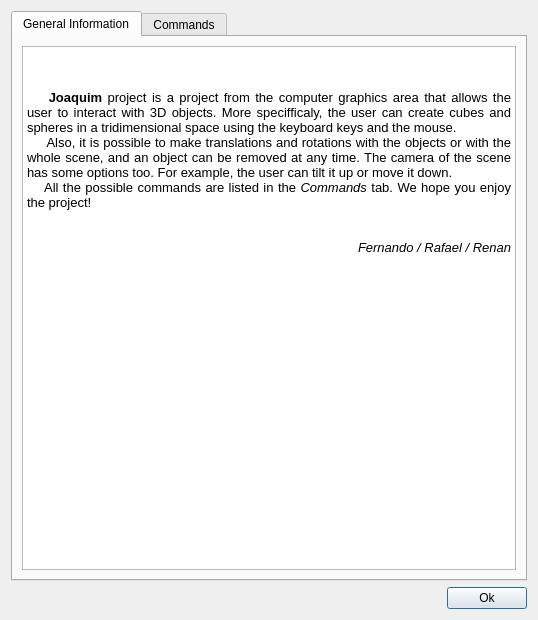
<?xml version="1.0" encoding="UTF-8"?>
<ui version="4.0">
 <class>Dialog</class>
 <widget class="QDialog" name="Dialog">
  <property name="geometry">
   <rect>
    <x>0</x>
    <y>0</y>
    <width>538</width>
    <height>620</height>
   </rect>
  </property>
  <property name="minimumSize">
   <size>
    <width>500</width>
    <height>500</height>
   </size>
  </property>
  <property name="windowTitle">
   <string>Help</string>
  </property>
  <property name="windowIcon">
   <iconset resource="images.qrc">
    <normaloff>:/Help.ico</normaloff>:/Help.ico</iconset>
  </property>
  <layout class="QVBoxLayout" name="verticalLayout_2">
   <item>
    <layout class="QVBoxLayout" name="verticalLayout">
     <item>
      <widget class="QTabWidget" name="tabWidget">
       <property name="currentIndex">
        <number>0</number>
       </property>
       <widget class="QWidget" name="tab">
        <attribute name="title">
         <string>General Information</string>
        </attribute>
        <layout class="QHBoxLayout" name="horizontalLayout_2">
         <item>
          <widget class="QTextEdit" name="textEdit_2">
           <property name="readOnly">
            <bool>true</bool>
           </property>
           <property name="html">
            <string>&lt;!DOCTYPE HTML PUBLIC &quot;-//W3C//DTD HTML 4.0//EN&quot; &quot;http://www.w3.org/TR/REC-html40/strict.dtd&quot;&gt;
&lt;html&gt;&lt;head&gt;&lt;meta name=&quot;qrichtext&quot; content=&quot;1&quot; /&gt;&lt;style type=&quot;text/css&quot;&gt;
p, li { white-space: pre-wrap; }
&lt;/style&gt;&lt;/head&gt;&lt;body style=&quot; font-family:'MS Shell Dlg 2'; font-size:8.25pt; font-weight:400; font-style:normal;&quot;&gt;
&lt;p align=&quot;center&quot; style=&quot; margin-top:0px; margin-bottom:0px; margin-left:0px; margin-right:0px; -qt-block-indent:0; text-indent:0px;&quot;&gt;&lt;img src=&quot;:/Cat.png&quot; /&gt;&lt;/p&gt;
&lt;p align=&quot;center&quot; style=&quot;-qt-paragraph-type:empty; margin-top:0px; margin-bottom:0px; margin-left:0px; margin-right:0px; -qt-block-indent:0; text-indent:0px; font-size:8pt;&quot;&gt;&lt;/p&gt;
&lt;p align=&quot;center&quot; style=&quot;-qt-paragraph-type:empty; margin-top:0px; margin-bottom:0px; margin-left:0px; margin-right:0px; -qt-block-indent:0; text-indent:0px; font-size:8pt;&quot;&gt;&lt;/p&gt;
&lt;p align=&quot;justify&quot; style=&quot; margin-top:0px; margin-bottom:0px; margin-left:0px; margin-right:0px; -qt-block-indent:0; text-indent:0px;&quot;&gt;&lt;span style=&quot; font-size:10pt; font-weight:600;&quot;&gt;    Joaquim&lt;/span&gt;&lt;span style=&quot; font-size:10pt;&quot;&gt; project is a project from the computer graphics area that allows the user to interact with 3D objects. More specifficaly, the user can create cubes and spheres in a tridimensional space using the keyboard keys and the mouse.&lt;/span&gt;&lt;/p&gt;
&lt;p align=&quot;justify&quot; style=&quot; margin-top:0px; margin-bottom:0px; margin-left:0px; margin-right:0px; -qt-block-indent:0; text-indent:0px;&quot;&gt;&lt;span style=&quot; font-size:10pt;&quot;&gt;     Also, it is possible to make translations and rotations with the objects or with the whole scene, and an object can be removed at any time. The camera of the scene has some options too. For example, the user can tilt it up or move it down.&lt;/span&gt;&lt;/p&gt;
&lt;p align=&quot;justify&quot; style=&quot; margin-top:0px; margin-bottom:0px; margin-left:0px; margin-right:0px; -qt-block-indent:0; text-indent:0px;&quot;&gt;&lt;span style=&quot; font-size:10pt;&quot;&gt;    All the possible commands are listed in the &lt;/span&gt;&lt;span style=&quot; font-size:10pt; font-style:italic;&quot;&gt;Commands &lt;/span&gt;&lt;span style=&quot; font-size:10pt;&quot;&gt;tab. We hope you enjoy the project!&lt;/span&gt;&lt;/p&gt;
&lt;p align=&quot;center&quot; style=&quot;-qt-paragraph-type:empty; margin-top:0px; margin-bottom:0px; margin-left:0px; margin-right:0px; -qt-block-indent:0; text-indent:0px; font-size:10pt;&quot;&gt;&lt;/p&gt;
&lt;p align=&quot;center&quot; style=&quot;-qt-paragraph-type:empty; margin-top:0px; margin-bottom:0px; margin-left:0px; margin-right:0px; -qt-block-indent:0; text-indent:0px; font-size:10pt;&quot;&gt;&lt;/p&gt;
&lt;p align=&quot;right&quot; style=&quot; margin-top:0px; margin-bottom:0px; margin-left:0px; margin-right:0px; -qt-block-indent:0; text-indent:0px;&quot;&gt;&lt;span style=&quot; font-size:10pt; font-style:italic;&quot;&gt;Fernando / Rafael / Renan&lt;/span&gt;&lt;/p&gt;&lt;/body&gt;&lt;/html&gt;</string>
           </property>
           <property name="textInteractionFlags">
            <set>Qt::NoTextInteraction</set>
           </property>
          </widget>
         </item>
        </layout>
       </widget>
       <widget class="QWidget" name="tab_2">
        <attribute name="title">
         <string>Commands</string>
        </attribute>
        <layout class="QVBoxLayout" name="verticalLayout_3">
         <item>
          <widget class="QTextEdit" name="textEdit">
           <property name="readOnly">
            <bool>true</bool>
           </property>
           <property name="html">
            <string>&lt;!DOCTYPE HTML PUBLIC &quot;-//W3C//DTD HTML 4.0//EN&quot; &quot;http://www.w3.org/TR/REC-html40/strict.dtd&quot;&gt;
&lt;html&gt;&lt;head&gt;&lt;meta name=&quot;qrichtext&quot; content=&quot;1&quot; /&gt;&lt;style type=&quot;text/css&quot;&gt;
p, li { white-space: pre-wrap; }
&lt;/style&gt;&lt;/head&gt;&lt;body style=&quot; font-family:'MS Shell Dlg 2'; font-size:8.25pt; font-weight:400; font-style:normal;&quot;&gt;
&lt;p align=&quot;center&quot; style=&quot; margin-top:0px; margin-bottom:0px; margin-left:0px; margin-right:0px; -qt-block-indent:0; text-indent:0px;&quot;&gt;&lt;span style=&quot; font-size:11pt; text-decoration: underline;&quot;&gt;Keyboard Commands&lt;/span&gt;&lt;/p&gt;
&lt;p align=&quot;justify&quot; style=&quot;-qt-paragraph-type:empty; margin-top:0px; margin-bottom:0px; margin-left:0px; margin-right:0px; -qt-block-indent:0; text-indent:0px; font-size:10pt; font-weight:600;&quot;&gt;&lt;/p&gt;
&lt;p align=&quot;justify&quot; style=&quot; margin-top:0px; margin-bottom:0px; margin-left:0px; margin-right:0px; -qt-block-indent:0; text-indent:0px;&quot;&gt;&lt;span style=&quot; font-size:10pt; font-weight:600;&quot;&gt;C&lt;/span&gt;&lt;/p&gt;
&lt;p align=&quot;justify&quot; style=&quot; margin-top:0px; margin-bottom:0px; margin-left:0px; margin-right:0px; -qt-block-indent:0; text-indent:0px;&quot;&gt;&lt;span style=&quot; font-size:10pt;&quot;&gt;   Creates a new cube.&lt;/span&gt;&lt;/p&gt;
&lt;p align=&quot;justify&quot; style=&quot; margin-top:0px; margin-bottom:0px; margin-left:0px; margin-right:0px; -qt-block-indent:0; text-indent:0px;&quot;&gt;&lt;span style=&quot; font-size:10pt; font-weight:600;&quot;&gt;E&lt;/span&gt;&lt;/p&gt;
&lt;p align=&quot;justify&quot; style=&quot; margin-top:0px; margin-bottom:0px; margin-left:0px; margin-right:0px; -qt-block-indent:0; text-indent:0px;&quot;&gt;&lt;span style=&quot; font-size:10pt;&quot;&gt;   Creates a new sphere.&lt;/span&gt;&lt;/p&gt;
&lt;p align=&quot;justify&quot; style=&quot;-qt-paragraph-type:empty; margin-top:0px; margin-bottom:0px; margin-left:0px; margin-right:0px; -qt-block-indent:0; text-indent:0px; font-size:10pt;&quot;&gt;&lt;/p&gt;
&lt;p align=&quot;justify&quot; style=&quot; margin-top:0px; margin-bottom:0px; margin-left:0px; margin-right:0px; -qt-block-indent:0; text-indent:0px;&quot;&gt;&lt;span style=&quot; font-size:10pt; font-weight:600;&quot;&gt;T	&lt;/span&gt;&lt;/p&gt;
&lt;p align=&quot;justify&quot; style=&quot; margin-top:0px; margin-bottom:0px; margin-left:0px; margin-right:0px; -qt-block-indent:0; text-indent:0px;&quot;&gt;&lt;span style=&quot; font-size:10pt;&quot;&gt;   Selects all objects.&lt;/span&gt;&lt;/p&gt;
&lt;p align=&quot;justify&quot; style=&quot; margin-top:0px; margin-bottom:0px; margin-left:0px; margin-right:0px; -qt-block-indent:0; text-indent:0px;&quot;&gt;&lt;span style=&quot; font-size:10pt;&quot;&gt;   There is also a button (Select All) in the main interface for the same purpose.&lt;/span&gt;&lt;/p&gt;
&lt;p align=&quot;justify&quot; style=&quot; margin-top:0px; margin-bottom:0px; margin-left:0px; margin-right:0px; -qt-block-indent:0; text-indent:0px;&quot;&gt;&lt;span style=&quot; font-size:10pt; font-weight:600;&quot;&gt;X	&lt;/span&gt;&lt;/p&gt;
&lt;p align=&quot;justify&quot; style=&quot; margin-top:0px; margin-bottom:0px; margin-left:0px; margin-right:0px; -qt-block-indent:0; text-indent:0px;&quot;&gt;&lt;span style=&quot; font-size:10pt;&quot;&gt;   Removes all selected objects.&lt;/span&gt;&lt;/p&gt;
&lt;p align=&quot;justify&quot; style=&quot;-qt-paragraph-type:empty; margin-top:0px; margin-bottom:0px; margin-left:0px; margin-right:0px; -qt-block-indent:0; text-indent:0px; font-size:10pt;&quot;&gt;&lt;/p&gt;
&lt;p align=&quot;justify&quot; style=&quot; margin-top:0px; margin-bottom:0px; margin-left:0px; margin-right:0px; -qt-block-indent:0; text-indent:0px;&quot;&gt;&lt;span style=&quot; font-size:10pt; font-weight:600;&quot;&gt;A	&lt;/span&gt;&lt;/p&gt;
&lt;p align=&quot;justify&quot; style=&quot; margin-top:0px; margin-bottom:0px; margin-left:0px; margin-right:0px; -qt-block-indent:0; text-indent:0px;&quot;&gt;&lt;span style=&quot; font-size:10pt;&quot;&gt;   Moves the camera left.&lt;/span&gt;&lt;/p&gt;
&lt;p align=&quot;justify&quot; style=&quot; margin-top:0px; margin-bottom:0px; margin-left:0px; margin-right:0px; -qt-block-indent:0; text-indent:0px;&quot;&gt;&lt;span style=&quot; font-size:10pt; font-weight:600;&quot;&gt;D&lt;/span&gt;&lt;span style=&quot; font-size:10pt;&quot;&gt;	&lt;/span&gt;&lt;/p&gt;
&lt;p align=&quot;justify&quot; style=&quot; margin-top:0px; margin-bottom:0px; margin-left:0px; margin-right:0px; -qt-block-indent:0; text-indent:0px;&quot;&gt;&lt;span style=&quot; font-size:10pt;&quot;&gt;   Moves the camera right.&lt;/span&gt;&lt;/p&gt;
&lt;p align=&quot;justify&quot; style=&quot; margin-top:0px; margin-bottom:0px; margin-left:0px; margin-right:0px; -qt-block-indent:0; text-indent:0px;&quot;&gt;&lt;span style=&quot; font-size:10pt; font-weight:600;&quot;&gt;W	&lt;/span&gt;&lt;/p&gt;
&lt;p align=&quot;justify&quot; style=&quot; margin-top:0px; margin-bottom:0px; margin-left:0px; margin-right:0px; -qt-block-indent:0; text-indent:0px;&quot;&gt;&lt;span style=&quot; font-size:10pt;&quot;&gt;   Moves the camera up.&lt;/span&gt;&lt;/p&gt;
&lt;p align=&quot;justify&quot; style=&quot; margin-top:0px; margin-bottom:0px; margin-left:0px; margin-right:0px; -qt-block-indent:0; text-indent:0px;&quot;&gt;&lt;span style=&quot; font-size:10pt; font-weight:600;&quot;&gt;S&lt;/span&gt;&lt;span style=&quot; font-size:10pt;&quot;&gt;	&lt;/span&gt;&lt;/p&gt;
&lt;p align=&quot;justify&quot; style=&quot; margin-top:0px; margin-bottom:0px; margin-left:0px; margin-right:0px; -qt-block-indent:0; text-indent:0px;&quot;&gt;&lt;span style=&quot; font-size:10pt;&quot;&gt;   Moves the camera down.&lt;/span&gt;&lt;/p&gt;
&lt;p align=&quot;justify&quot; style=&quot; margin-top:0px; margin-bottom:0px; margin-left:0px; margin-right:0px; -qt-block-indent:0; text-indent:0px;&quot;&gt;&lt;span style=&quot; font-size:10pt; font-weight:600;&quot;&gt;F	&lt;/span&gt;&lt;/p&gt;
&lt;p align=&quot;justify&quot; style=&quot; margin-top:0px; margin-bottom:0px; margin-left:0px; margin-right:0px; -qt-block-indent:0; text-indent:0px;&quot;&gt;&lt;span style=&quot; font-size:10pt;&quot;&gt;   Moves the camera forwards.&lt;/span&gt;&lt;/p&gt;
&lt;p align=&quot;justify&quot; style=&quot; margin-top:0px; margin-bottom:0px; margin-left:0px; margin-right:0px; -qt-block-indent:0; text-indent:0px;&quot;&gt;&lt;span style=&quot; font-size:10pt; font-weight:600;&quot;&gt;B&lt;/span&gt;&lt;span style=&quot; font-size:10pt;&quot;&gt;	&lt;/span&gt;&lt;/p&gt;
&lt;p align=&quot;justify&quot; style=&quot; margin-top:0px; margin-bottom:0px; margin-left:0px; margin-right:0px; -qt-block-indent:0; text-indent:0px;&quot;&gt;&lt;span style=&quot; font-size:10pt;&quot;&gt;   Moves the camera backwards.&lt;/span&gt;&lt;/p&gt;
&lt;p align=&quot;justify&quot; style=&quot; margin-top:0px; margin-bottom:0px; margin-left:0px; margin-right:0px; -qt-block-indent:0; text-indent:0px;&quot;&gt;&lt;span style=&quot; font-size:10pt; font-weight:600;&quot;&gt;Up&lt;/span&gt;&lt;/p&gt;
&lt;p align=&quot;justify&quot; style=&quot; margin-top:0px; margin-bottom:0px; margin-left:0px; margin-right:0px; -qt-block-indent:0; text-indent:0px;&quot;&gt;&lt;span style=&quot; font-size:10pt;&quot;&gt;   Rotates the camera up.&lt;/span&gt;&lt;/p&gt;
&lt;p align=&quot;justify&quot; style=&quot; margin-top:0px; margin-bottom:0px; margin-left:0px; margin-right:0px; -qt-block-indent:0; text-indent:0px;&quot;&gt;&lt;span style=&quot; font-size:10pt; font-weight:600;&quot;&gt;Down&lt;/span&gt;&lt;/p&gt;
&lt;p align=&quot;justify&quot; style=&quot; margin-top:0px; margin-bottom:0px; margin-left:0px; margin-right:0px; -qt-block-indent:0; text-indent:0px;&quot;&gt;&lt;span style=&quot; font-size:10pt;&quot;&gt;   Rotates the camera down.&lt;/span&gt;&lt;/p&gt;
&lt;p align=&quot;justify&quot; style=&quot; margin-top:0px; margin-bottom:0px; margin-left:0px; margin-right:0px; -qt-block-indent:0; text-indent:0px;&quot;&gt;&lt;span style=&quot; font-size:10pt; font-weight:600;&quot;&gt;Left&lt;/span&gt;&lt;/p&gt;
&lt;p align=&quot;justify&quot; style=&quot; margin-top:0px; margin-bottom:0px; margin-left:0px; margin-right:0px; -qt-block-indent:0; text-indent:0px;&quot;&gt;&lt;span style=&quot; font-size:10pt;&quot;&gt;   Rotates the camera to the left.&lt;/span&gt;&lt;/p&gt;
&lt;p align=&quot;justify&quot; style=&quot; margin-top:0px; margin-bottom:0px; margin-left:0px; margin-right:0px; -qt-block-indent:0; text-indent:0px;&quot;&gt;&lt;span style=&quot; font-size:10pt; font-weight:600;&quot;&gt;Right&lt;/span&gt;&lt;/p&gt;
&lt;p align=&quot;justify&quot; style=&quot; margin-top:0px; margin-bottom:0px; margin-left:0px; margin-right:0px; -qt-block-indent:0; text-indent:0px;&quot;&gt;&lt;span style=&quot; font-size:10pt;&quot;&gt;   Rotates the camera to the right.&lt;/span&gt;&lt;/p&gt;
&lt;p align=&quot;justify&quot; style=&quot;-qt-paragraph-type:empty; margin-top:0px; margin-bottom:0px; margin-left:0px; margin-right:0px; -qt-block-indent:0; text-indent:0px; font-size:10pt;&quot;&gt;&lt;/p&gt;
&lt;p align=&quot;justify&quot; style=&quot; margin-top:0px; margin-bottom:0px; margin-left:0px; margin-right:0px; -qt-block-indent:0; text-indent:0px;&quot;&gt;&lt;span style=&quot; font-size:10pt; font-weight:600;&quot;&gt;R&lt;/span&gt;&lt;/p&gt;
&lt;p align=&quot;justify&quot; style=&quot; margin-top:0px; margin-bottom:0px; margin-left:0px; margin-right:0px; -qt-block-indent:0; text-indent:0px;&quot;&gt;&lt;span style=&quot; font-size:10pt;&quot;&gt;   Resets the camera position and rotation.&lt;/span&gt;&lt;/p&gt;
&lt;p align=&quot;justify&quot; style=&quot; margin-top:0px; margin-bottom:0px; margin-left:0px; margin-right:0px; -qt-block-indent:0; text-indent:0px;&quot;&gt;&lt;span style=&quot; font-size:10pt;&quot;&gt;   There is also a button (Reset View) in the main interface for the same purpose.&lt;/span&gt;&lt;/p&gt;
&lt;p align=&quot;justify&quot; style=&quot; margin-top:0px; margin-bottom:0px; margin-left:0px; margin-right:0px; -qt-block-indent:0; text-indent:0px;&quot;&gt;&lt;span style=&quot; font-size:10pt; font-weight:600;&quot;&gt;Home&lt;/span&gt;&lt;/p&gt;
&lt;p align=&quot;justify&quot; style=&quot; margin-top:0px; margin-bottom:0px; margin-left:0px; margin-right:0px; -qt-block-indent:0; text-indent:0px;&quot;&gt;&lt;span style=&quot; font-size:10pt;&quot;&gt;   Sets the camera position so that all objects are visible. Does not change the rotation. There is also a button (View All) in the main interface for the same purpose.&lt;/span&gt;&lt;/p&gt;
&lt;p align=&quot;justify&quot; style=&quot;-qt-paragraph-type:empty; margin-top:0px; margin-bottom:0px; margin-left:0px; margin-right:0px; -qt-block-indent:0; text-indent:0px; font-size:10pt;&quot;&gt;&lt;/p&gt;
&lt;p align=&quot;center&quot; style=&quot; margin-top:0px; margin-bottom:0px; margin-left:0px; margin-right:0px; -qt-block-indent:0; text-indent:0px;&quot;&gt;&lt;span style=&quot; font-size:11pt; text-decoration: underline;&quot;&gt;Mouse Commands&lt;/span&gt;&lt;/p&gt;
&lt;p align=&quot;justify&quot; style=&quot;-qt-paragraph-type:empty; margin-top:0px; margin-bottom:0px; margin-left:0px; margin-right:0px; -qt-block-indent:0; text-indent:0px; font-size:10pt;&quot;&gt;&lt;/p&gt;
&lt;p align=&quot;justify&quot; style=&quot; margin-top:0px; margin-bottom:0px; margin-left:0px; margin-right:0px; -qt-block-indent:0; text-indent:0px;&quot;&gt;&lt;span style=&quot; font-size:10pt; text-decoration: underline;&quot;&gt;Selection:&lt;/span&gt;&lt;/p&gt;
&lt;p align=&quot;justify&quot; style=&quot; margin-top:0px; margin-bottom:0px; margin-left:0px; margin-right:0px; -qt-block-indent:0; text-indent:0px;&quot;&gt;&lt;span style=&quot; font-size:10pt;&quot;&gt;   An object can be selected with the mouse's left button.&lt;/span&gt;&lt;/p&gt;
&lt;p align=&quot;justify&quot; style=&quot; margin-top:0px; margin-bottom:0px; margin-left:0px; margin-right:0px; -qt-block-indent:0; text-indent:0px;&quot;&gt;&lt;span style=&quot; font-size:10pt;&quot;&gt;   A selection in the scene deselects all previously selected objects.&lt;/span&gt;&lt;/p&gt;
&lt;p align=&quot;justify&quot; style=&quot;-qt-paragraph-type:empty; margin-top:0px; margin-bottom:0px; margin-left:0px; margin-right:0px; -qt-block-indent:0; text-indent:0px; font-size:10pt;&quot;&gt;&lt;/p&gt;
&lt;p align=&quot;justify&quot; style=&quot; margin-top:0px; margin-bottom:0px; margin-left:0px; margin-right:0px; -qt-block-indent:0; text-indent:0px;&quot;&gt;&lt;span style=&quot; font-size:10pt; text-decoration: underline;&quot;&gt;Groups:&lt;/span&gt;&lt;/p&gt;
&lt;p align=&quot;justify&quot; style=&quot; margin-top:0px; margin-bottom:0px; margin-left:0px; margin-right:0px; -qt-block-indent:0; text-indent:0px;&quot;&gt;&lt;span style=&quot; font-size:10pt;&quot;&gt;   It is possible to select more than one object using the &lt;/span&gt;&lt;span style=&quot; font-size:10pt; font-weight:600;&quot;&gt;Ctrl&lt;/span&gt;&lt;span style=&quot; font-size:10pt; font-style:italic;&quot;&gt; &lt;/span&gt;&lt;span style=&quot; font-size:10pt;&quot;&gt;button.&lt;/span&gt;&lt;/p&gt;
&lt;p align=&quot;justify&quot; style=&quot;-qt-paragraph-type:empty; margin-top:0px; margin-bottom:0px; margin-left:0px; margin-right:0px; -qt-block-indent:0; text-indent:0px; font-size:10pt;&quot;&gt;&lt;/p&gt;
&lt;p align=&quot;justify&quot; style=&quot; margin-top:0px; margin-bottom:0px; margin-left:0px; margin-right:0px; -qt-block-indent:0; text-indent:0px;&quot;&gt;&lt;span style=&quot; font-size:10pt; text-decoration: underline;&quot;&gt;Translation:&lt;/span&gt;&lt;/p&gt;
&lt;p align=&quot;justify&quot; style=&quot; margin-top:0px; margin-bottom:0px; margin-left:0px; margin-right:0px; -qt-block-indent:0; text-indent:0px;&quot;&gt;&lt;span style=&quot; font-size:10pt;&quot;&gt;   An object or group can be translated by dragging it with the mouse's left button. The scene will be translated if no objects are selected.&lt;/span&gt;&lt;/p&gt;
&lt;p align=&quot;justify&quot; style=&quot;-qt-paragraph-type:empty; margin-top:0px; margin-bottom:0px; margin-left:0px; margin-right:0px; -qt-block-indent:0; text-indent:0px; font-size:10pt;&quot;&gt;&lt;/p&gt;
&lt;p align=&quot;justify&quot; style=&quot; margin-top:0px; margin-bottom:0px; margin-left:0px; margin-right:0px; -qt-block-indent:0; text-indent:0px;&quot;&gt;&lt;span style=&quot; font-size:10pt; text-decoration: underline;&quot;&gt;Rotation:&lt;/span&gt;&lt;/p&gt;
&lt;p align=&quot;justify&quot; style=&quot; margin-top:0px; margin-bottom:0px; margin-left:0px; margin-right:0px; -qt-block-indent:0; text-indent:0px;&quot;&gt;&lt;span style=&quot; font-size:10pt;&quot;&gt;   An object can be rotated dragging it with the mouse's right button. If more than one object is selected, all selected objects are rotated together (according to the group's center).&lt;/span&gt;&lt;/p&gt;
&lt;p align=&quot;justify&quot; style=&quot;-qt-paragraph-type:empty; margin-top:0px; margin-bottom:0px; margin-left:0px; margin-right:0px; -qt-block-indent:0; text-indent:0px; font-size:10pt;&quot;&gt;&lt;/p&gt;
&lt;p align=&quot;justify&quot; style=&quot; margin-top:0px; margin-bottom:0px; margin-left:0px; margin-right:0px; -qt-block-indent:0; text-indent:0px;&quot;&gt;&lt;span style=&quot; font-size:10pt; text-decoration: underline;&quot;&gt;Zoom:&lt;/span&gt;&lt;/p&gt;
&lt;p align=&quot;justify&quot; style=&quot; margin-top:0px; margin-bottom:0px; margin-left:0px; margin-right:0px; -qt-block-indent:0; text-indent:0px;&quot;&gt;&lt;span style=&quot; font-size:10pt;&quot;&gt;   The zoom event is done through the mouse's middle button.&lt;/span&gt;&lt;/p&gt;
&lt;p align=&quot;justify&quot; style=&quot; margin-top:0px; margin-bottom:0px; margin-left:0px; margin-right:0px; -qt-block-indent:0; text-indent:0px;&quot;&gt;&lt;span style=&quot; font-size:10pt;&quot;&gt;   To zoom in, drag the scene up with the middle button.&lt;/span&gt;&lt;/p&gt;
&lt;p align=&quot;justify&quot; style=&quot; margin-top:0px; margin-bottom:0px; margin-left:0px; margin-right:0px; -qt-block-indent:0; text-indent:0px;&quot;&gt;&lt;span style=&quot; font-size:10pt;&quot;&gt;   To zoom out, drag the scene down with the middle button.&lt;/span&gt;&lt;/p&gt;
&lt;p align=&quot;justify&quot; style=&quot; margin-top:0px; margin-bottom:0px; margin-left:0px; margin-right:0px; -qt-block-indent:0; text-indent:0px;&quot;&gt;&lt;span style=&quot; font-size:10pt;&quot;&gt;   Also, there is a zoom slider in the main interface.&lt;/span&gt;&lt;/p&gt;
&lt;p align=&quot;justify&quot; style=&quot;-qt-paragraph-type:empty; margin-top:0px; margin-bottom:0px; margin-left:0px; margin-right:0px; -qt-block-indent:0; text-indent:0px; font-size:10pt;&quot;&gt;&lt;/p&gt;
&lt;p align=&quot;center&quot; style=&quot; margin-top:0px; margin-bottom:0px; margin-left:0px; margin-right:0px; -qt-block-indent:0; text-indent:0px;&quot;&gt;&lt;span style=&quot; font-size:11pt; text-decoration: underline;&quot;&gt;Other Commands&lt;/span&gt;&lt;/p&gt;
&lt;p align=&quot;justify&quot; style=&quot;-qt-paragraph-type:empty; margin-top:0px; margin-bottom:0px; margin-left:0px; margin-right:0px; -qt-block-indent:0; text-indent:0px; font-size:10pt;&quot;&gt;&lt;/p&gt;
&lt;p align=&quot;justify&quot; style=&quot; margin-top:0px; margin-bottom:0px; margin-left:0px; margin-right:0px; -qt-block-indent:0; text-indent:0px;&quot;&gt;&lt;span style=&quot; font-size:10pt; text-decoration: underline;&quot;&gt;Object Size:&lt;/span&gt;&lt;/p&gt;
&lt;p align=&quot;justify&quot; style=&quot; margin-top:0px; margin-bottom:0px; margin-left:0px; margin-right:0px; -qt-block-indent:0; text-indent:0px;&quot;&gt;&lt;span style=&quot; font-size:10pt;&quot;&gt;   The size slider in the main interface allows the user to change the size of the objects. It also determines which size an object should have when it is created. If more than one object is selected, changing the slider position will make all objects have the same size.&lt;/span&gt;&lt;/p&gt;
&lt;p align=&quot;justify&quot; style=&quot;-qt-paragraph-type:empty; margin-top:0px; margin-bottom:0px; margin-left:0px; margin-right:0px; -qt-block-indent:0; text-indent:0px; font-size:10pt;&quot;&gt;&lt;/p&gt;&lt;/body&gt;&lt;/html&gt;</string>
           </property>
          </widget>
         </item>
        </layout>
       </widget>
      </widget>
     </item>
    </layout>
   </item>
   <item>
    <layout class="QHBoxLayout" name="horizontalLayout">
     <item>
      <spacer name="horizontalSpacer">
       <property name="orientation">
        <enum>Qt::Horizontal</enum>
       </property>
       <property name="sizeHint" stdset="0">
        <size>
         <width>40</width>
         <height>20</height>
        </size>
       </property>
      </spacer>
     </item>
     <item>
      <widget class="QPushButton" name="pushButton_2">
       <property name="text">
        <string>Ok</string>
       </property>
      </widget>
     </item>
    </layout>
   </item>
  </layout>
 </widget>
 <resources>
  <include location="images.qrc"/>
 </resources>
 <connections>
  <connection>
   <sender>pushButton_2</sender>
   <signal>clicked()</signal>
   <receiver>Dialog</receiver>
   <slot>reject()</slot>
   <hints>
    <hint type="sourcelabel">
     <x>527</x>
     <y>573</y>
    </hint>
    <hint type="destinationlabel">
     <x>268</x>
     <y>228</y>
    </hint>
   </hints>
  </connection>
 </connections>
</ui>
